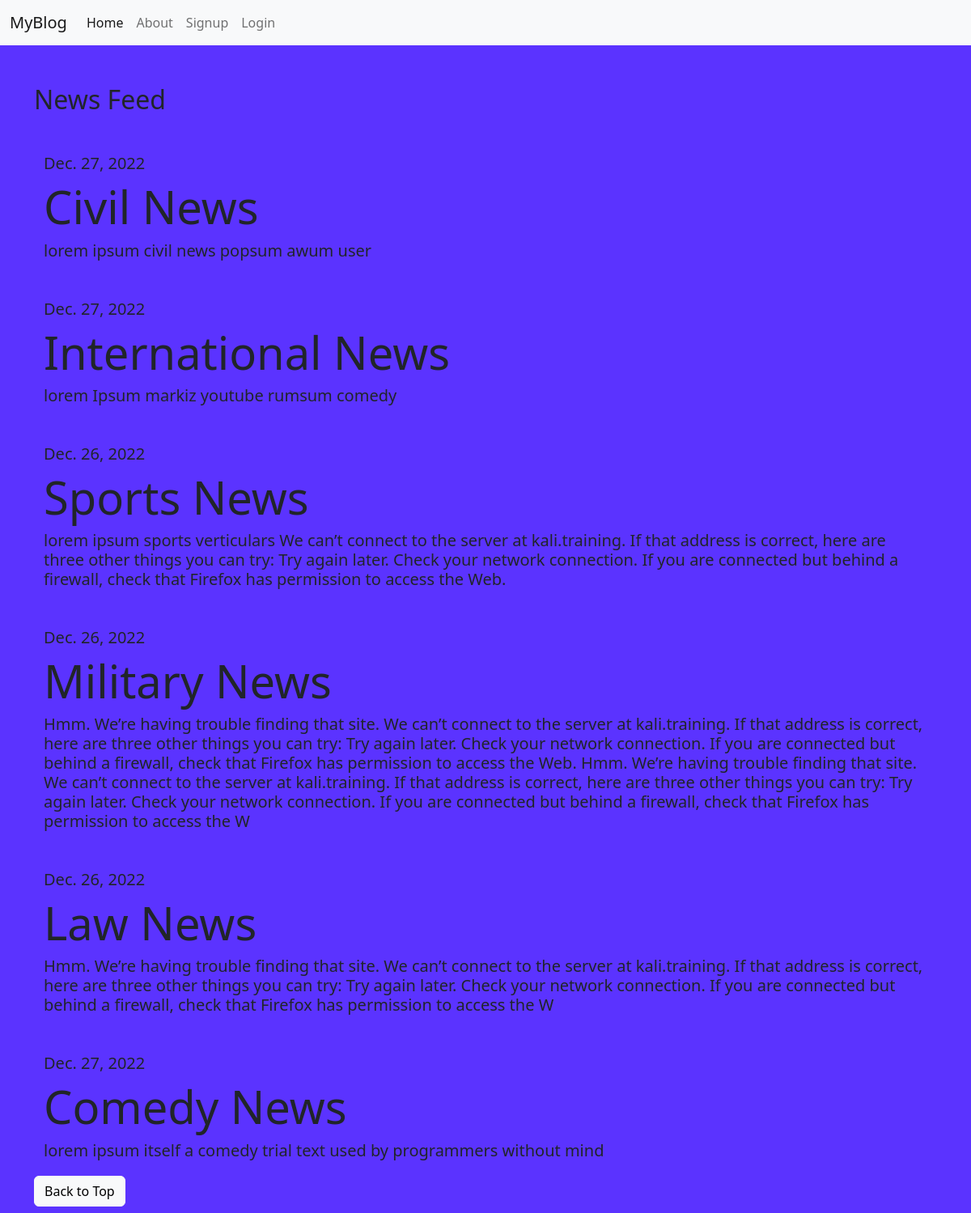
The page / on the database its author committed.
### blogapp/models.py (models this page shows)
class NewsFeed(models.Model):
	date = models.DateField(auto_now = True)
	title = models.CharField(max_length=50)
	postarea = models.TextField(max_length=5000)

### myblog/views.py (the view)
# urls.py: 2. Add a URL to urlpatterns:  path('', views.home, name='home')
def home(request):
	data = NewsFeed.objects.all()
	return render(request,'home.html',{'data':data})

### templates/home.html (shortened to what this page needs)
{% extends 'base.html' %}
{% block content %}
<div class='container mt-5'>
<h2 id='header'> News Feed<h2>
{% for dt in data %}
<div class="jumbotron jumbotron-fluid mt-5">
  <div class="container">
  <h5> {{dt.date}}</h5>
    <h1 class="display-4">{{dt.title}}</h1>
    <p class="lead"> {{dt.postarea}}</p>
  </div>
</div>
{% endfor %}
<a href='#home' class='btn btn-light'>Back to Top </a>
</div>
{% endblock content %}

### templates/base.html (shortened to what this page needs)
<!Doctype html>
<html lang='en'>
<head>
{% load static %}
{% block style %}
<link href="https://cdn.jsdelivr.net/npm/bootstrap@5.2.3/dist/css/bootstrap.min.css" rel="stylesheet">
<link rel="stylesheet" href="https://cdn.jsdelivr.net/npm/@fortawesome/fontawesome-free@6.2.1/css/fontawesome.min.css">
<link rel='stylesheet' href='{% static "css/bootstrap.min.css" %}'>
<link rel='stylesheet' href='{% static "myblogstyle.css" %}'>
{% endblock style %}
</head>
<body>
<header>
<nav class="navbar navbar-expand-lg bg-light">
  <div class="container-fluid">
    <a class="navbar-brand" href="{% url 'home' %}">MyBlog</a>
    <div class="collapse navbar-collapse" id="navbarNav">
      <ul class="navbar-nav">
        <li class="nav-item">
          <a class="nav-link active" aria-current="page" href="{% url 'home' %}" id='home'>Home</a>
        </li>
        <li class="nav-item">
          <a class="nav-link" href="{% url 'aboutus' %}">About</a>
        </li>
	{% if not request.user.is_authenticated %}
	 <li class="nav-item">
          <a class="nav-link" href='{% url "signup" %}'>Signup</a>
        </li>
	<li class="nav-item">
          <a class="nav-link" href='{% url "login" %}'>Login</a>
        </li>
	{% endif %}
      </ul>
    </div>
  </div>
</nav>
</header>
<content>
{% block content %}
{% endblock content %}
</content>
</body>
</html>

### static/myblogstyle.css (style rules this page uses)
body { background-color: #5b33ff; }

### rows shown on the page
NewsFeed: date "Dec. 27, 2022", title "Civil News", postarea "lorem ipsum civil news popsum awum user"
NewsFeed: date "Dec. 27, 2022", title "International News", postarea "lorem Ipsum markiz youtube rumsum comedy"
NewsFeed: date "Dec. 26, 2022", title "Sports News", postarea "lorem ipsum sports verticulars We can’t connect to the server at kali.training. If that address is correct, here are three other things you can try: Try again later. Check your network connection. If you are connected but behind a firewall, check that Firefox has permission to access the Web."
NewsFeed: date "Dec. 26, 2022", title "Military News", postarea "Hmm. We’re having trouble finding that site. We can’t connect to the server at kali.training. If that address is correct, here are three other things you can try: Try again later. Check your network connection. If you are connected but behind a firewall, check that Firefox has permission to access the Web. Hmm. We’re having trouble finding that site. We can’t connect to the server at kali.training. If that address is correct, here are three other things you can try: Try again later. Check your network connection. If you are connected but behind a firewall, check that Firefox has permission to access the W"
NewsFeed: date "Dec. 26, 2022", title "Law News", postarea "Hmm. We’re having trouble finding that site. We can’t connect to the server at kali.training. If that address is correct, here are three other things you can try: Try again later. Check your network connection. If you are connected but behind a firewall, check that Firefox has permission to access the W"
NewsFeed: date "Dec. 27, 2022", title "Comedy News", postarea "lorem ipsum itself a comedy trial text used by programmers without mind"
